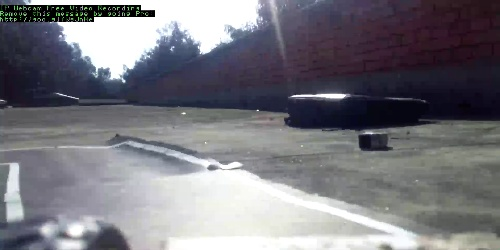
#> input picture Images/image_103.jpg, 500 x 250 px
$ python -i lane_training_model.py   (imports and definitions only)
#> lines starting #> are read from the running program, lines starting #| are printed output that depends on the picture
#> further down, picture is the input picture: shape (250, 500, 3); mean B, G, R 126.1, 119.2, 119.9
import cv2
import math
import numpy as np
import matplotlib.pyplot as plt
import os
import csv
i = 0

# [74 lines left out: functions make_coordinates, mid_line_calc, average_slope_intercept, not called in this run]


def canny(image):
    gray = cv2.cvtColor(image, cv2.COLOR_BGR2GRAY)
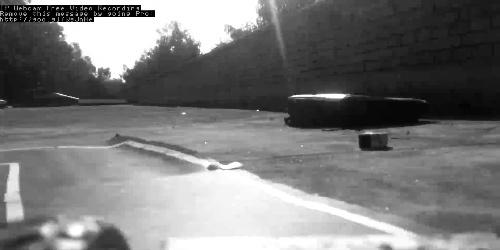
#> gray: shape (250, 500); min 0, max 255, mean 120.2
    blur = cv2.GaussianBlur(gray, (5, 5), 0)
    canny = cv2.Canny(blur, 50, 150)
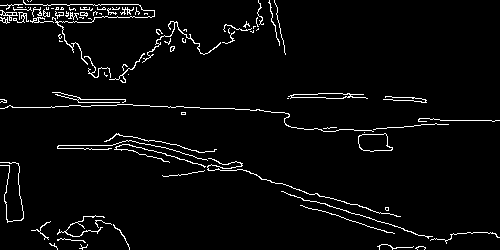
#> canny: shape (250, 500); 3.6% white in thin lines or dots
    return canny

# [23 lines left out: functions region_of_interest, display_lines, not called in this run]

'''
image = cv2.imread('C:\\Users\\HP\\Desktop\\lane.jpg')
lane_image = np.copy(image)

canny_image =canny(lane_image)
#plt.imshow(canny_image)
#plt.show()
region = region_of_interest(canny_image)
lines = cv2.HoughLinesP(region, 50, np.pi/180, 50, np.array([]), minLineLength = 40, maxLineGap=2)
average_lines = average_slope_intercept(lane_image,lines)
line_image = display_lines(lane_image, average_lines)
combo_image = cv2.addWeighted(lane_image,0.8, line_image,1,1)
cv2.imshow("result",combo_image)
cv2.waitKey(0)

'''
# [1 line not run here, left out]
directory = 'C:\\Users\\HP\\Desktop\\Images'
# [26 lines not run here, left out]

>>> import cv2
>>> picture = cv2.imread('Images/image_103.jpg')
>>> result = canny(picture)

$ run again, on Images/image_110.jpg
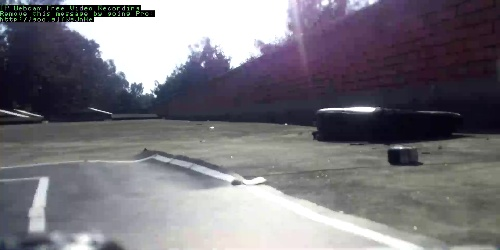
#> input picture Images/image_110.jpg, 500 x 250 px
#> picture is the input picture: shape (250, 500, 3); mean B, G, R 122.8, 115.8, 118.5
#> in canny, `gray = cv2.cvtColor(image, cv2.COLOR_BGR2GRAY)`:
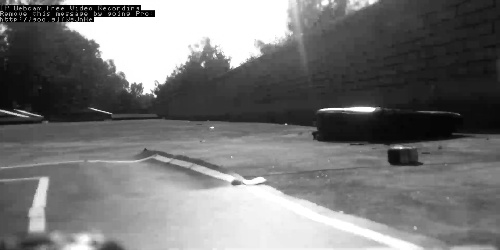
#> gray: shape (250, 500); min 0, max 255, mean 117.4
#> in canny, `canny = cv2.Canny(blur, 50, 150)`:
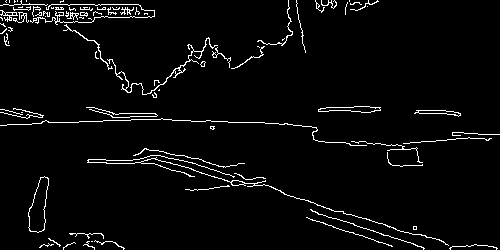
#> canny: shape (250, 500); 3.6% white in thin lines or dots

$ run again, on Images/image_113.jpg
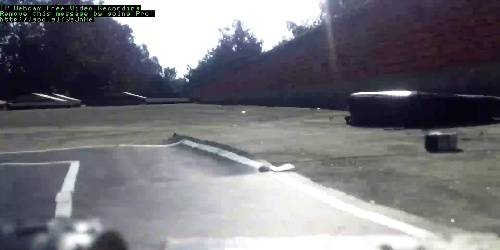
#> input picture Images/image_113.jpg, 500 x 250 px
#> picture is the input picture: shape (250, 500, 3); mean B, G, R 121.8, 115.6, 116.2
#> in canny, `gray = cv2.cvtColor(image, cv2.COLOR_BGR2GRAY)`:
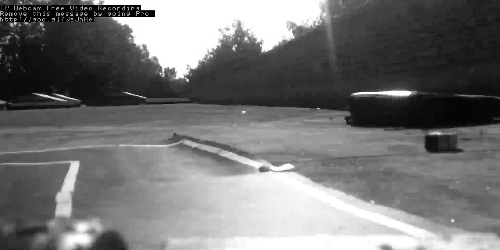
#> gray: shape (250, 500); min 0, max 255, mean 116.5
#> in canny, `canny = cv2.Canny(blur, 50, 150)`:
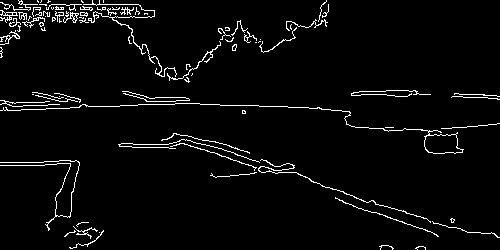
#> canny: shape (250, 500); 3.7% white in thin lines or dots

$ run again, on Images/image_117.jpg
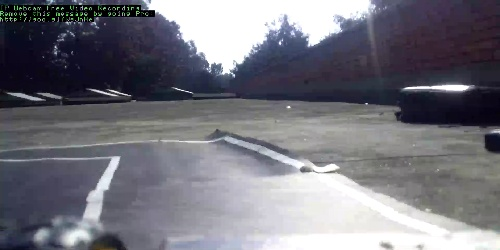
#> input picture Images/image_117.jpg, 500 x 250 px
#> picture is the input picture: shape (250, 500, 3); mean B, G, R 124.3, 115.5, 115.7
#> in canny, `gray = cv2.cvtColor(image, cv2.COLOR_BGR2GRAY)`:
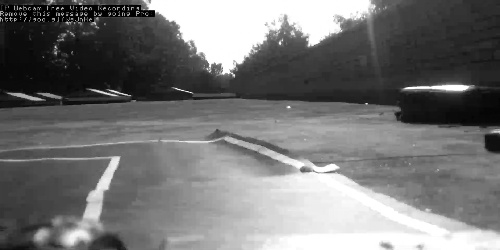
#> gray: shape (250, 500); min 0, max 255, mean 116.5
#> in canny, `canny = cv2.Canny(blur, 50, 150)`:
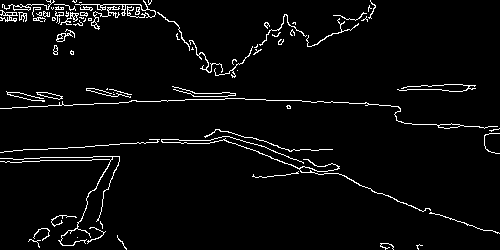
#> canny: shape (250, 500); 3.8% white in thin lines or dots
